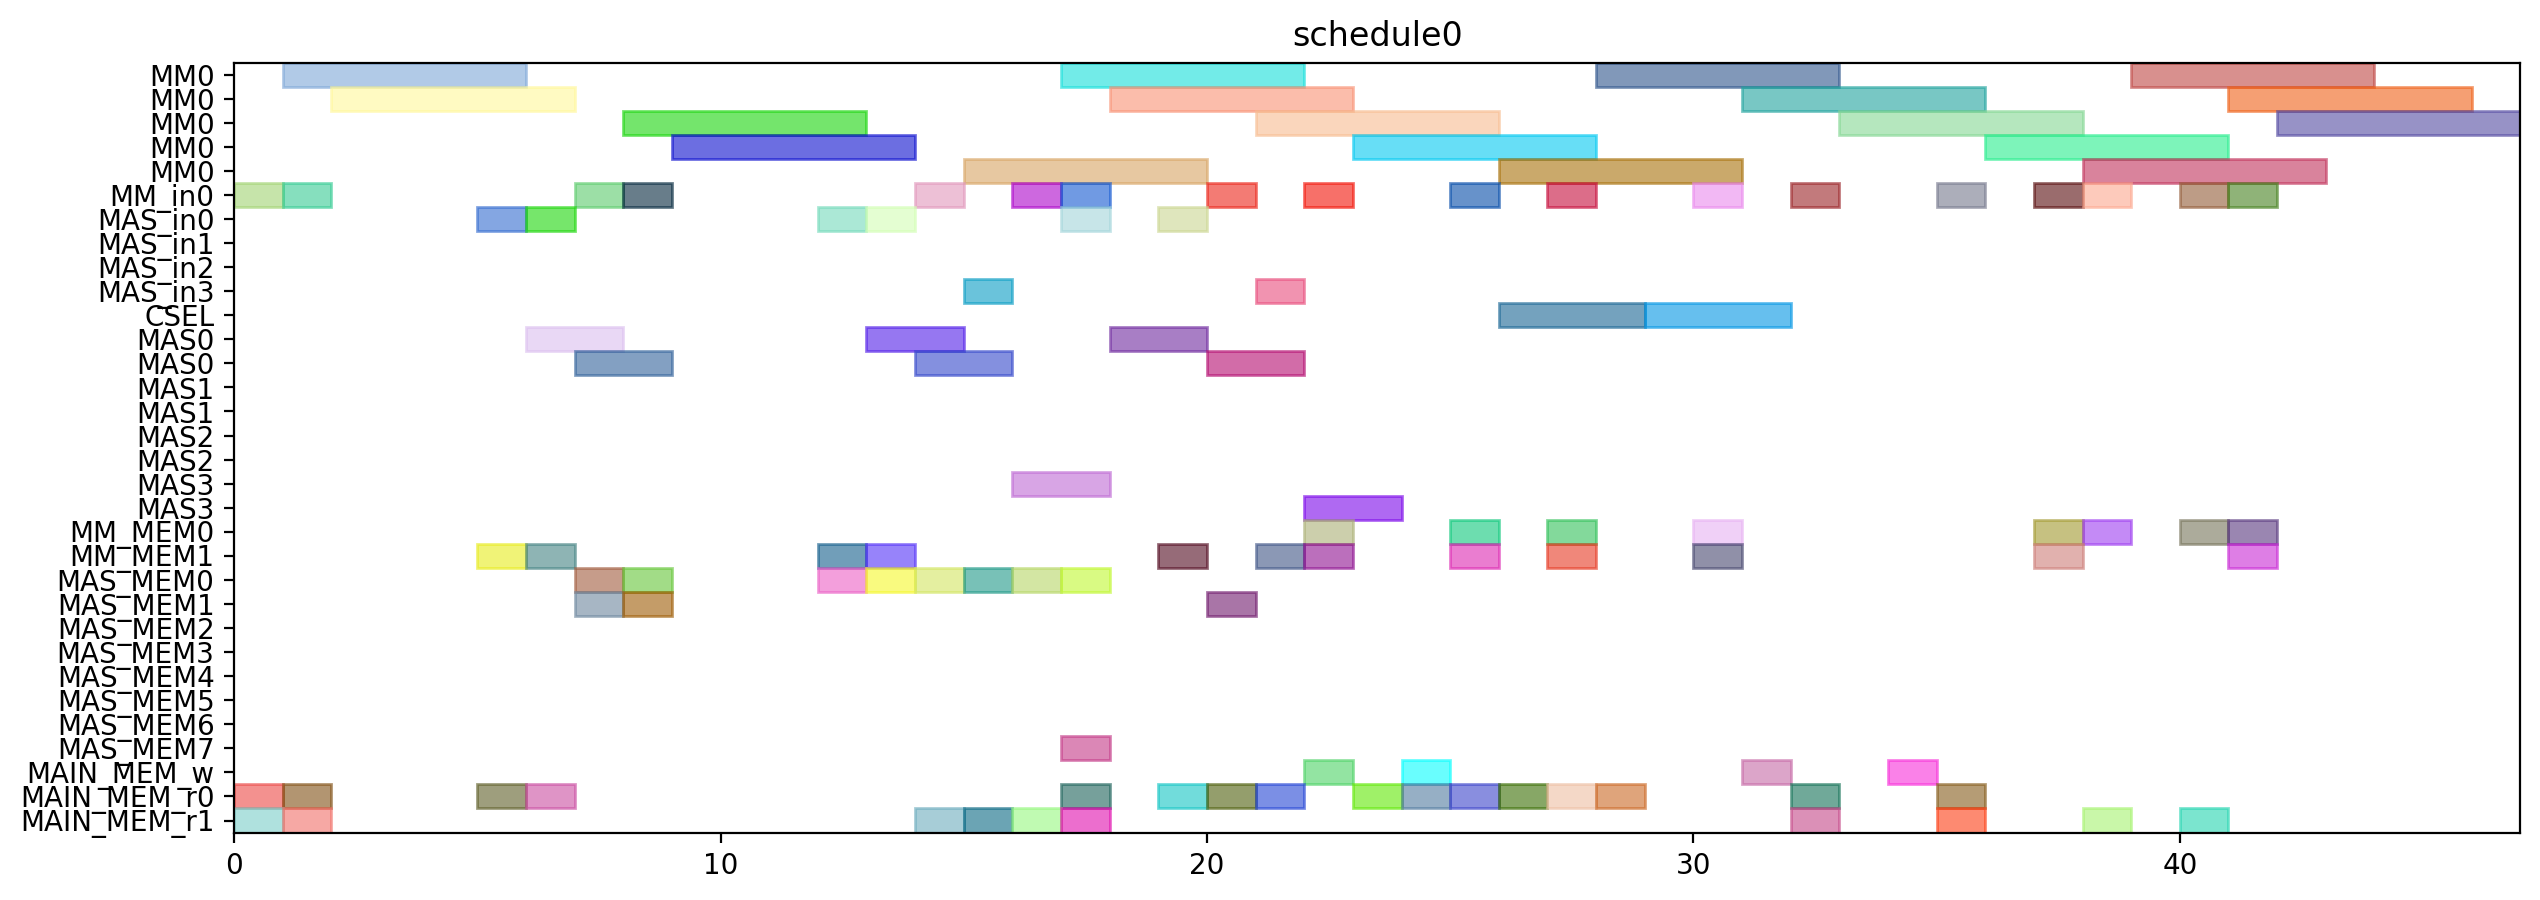

The Python source for this figure:
from pyschedule import Scenario, solvers, plotters, alt


def solve():
	horizon = 120
	S = Scenario("schedule0", horizon=horizon)

	# resource
	MM = S.Resources('MM', num=1, size=5)
	MM_in = S.Resources('MM_in', num=1)
	MAS_in = S.Resources('MAS_in', num=4)
	CSEL = S.Resource('CSEL')
	MAS = S.Resources('MAS', num=4, size=2, periods=range(1, horizon))
	MM_MEM = S.Resources('MM_MEM', num=2)
	MAS_MEM = S.Resources('MAS_MEM', num=8)
	MAIN_MEM_w = S.Resource('MAIN_MEM_w', size=1)
	MAIN_MEM_r = S.Resources('MAIN_MEM_r', num=2)

	# result of previous scheduling

	# new tasks
	t20 = S.Task('t20', length=5, delay_cost=1)
	t20 += alt(MM)
	t20_in = S.Task('t20_in', length=1, delay_cost=1)
	t20_in += alt(MM_in)
	S += t20_in*MM_in[0]<=t20*MM[0]
	t20_mem0 = S.Task('t20_mem0', length=1, delay_cost=1)
	t20_mem0 += MAIN_MEM_r[0]
	S += t20_mem0 <= t20

	t20_mem1 = S.Task('t20_mem1', length=1, delay_cost=1)
	t20_mem1 += MAIN_MEM_r[1]
	S += t20_mem1 <= t20

	t21 = S.Task('t21', length=5, delay_cost=1)
	t21 += alt(MM)
	t21_in = S.Task('t21_in', length=1, delay_cost=1)
	t21_in += alt(MM_in)
	S += t21_in*MM_in[0]<=t21*MM[0]
	t21_mem0 = S.Task('t21_mem0', length=1, delay_cost=1)
	t21_mem0 += MAIN_MEM_r[0]
	S += t21_mem0 <= t21

	t21_mem1 = S.Task('t21_mem1', length=1, delay_cost=1)
	t21_mem1 += MAIN_MEM_r[1]
	S += t21_mem1 <= t21

	xit20 = S.Task('xit20', length=2, delay_cost=1)
	xit20 += alt(MAS)
	xit20_in = S.Task('xit20_in', length=1, delay_cost=1)
	xit20_in += alt(MAS_in)
	S += xit20_in*MAS_in[0]<=xit20*MAS[0]

	S += xit20_in*MAS_in[1]<=xit20*MAS[1]

	S += xit20_in*MAS_in[2]<=xit20*MAS[2]

	S += xit20_in*MAS_in[3]<=xit20*MAS[3]

	xit20_mem0 = S.Task('xit20_mem0', length=1, delay_cost=1)
	xit20_mem0 += MAIN_MEM_r[0]
	S += xit20_mem0 <= xit20

	xit20_mem1 = S.Task('xit20_mem1', length=1, delay_cost=1)
	xit20_mem1 += alt(MM_MEM)
	S += (t20*MM[0])-1 < xit20_mem1*MM_MEM[1]
	S += xit20_mem1 <= xit20

	xit21 = S.Task('xit21', length=2, delay_cost=1)
	xit21 += alt(MAS)
	xit21_in = S.Task('xit21_in', length=1, delay_cost=1)
	xit21_in += alt(MAS_in)
	S += xit21_in*MAS_in[0]<=xit21*MAS[0]

	S += xit21_in*MAS_in[1]<=xit21*MAS[1]

	S += xit21_in*MAS_in[2]<=xit21*MAS[2]

	S += xit21_in*MAS_in[3]<=xit21*MAS[3]

	xit21_mem0 = S.Task('xit21_mem0', length=1, delay_cost=1)
	xit21_mem0 += MAIN_MEM_r[0]
	S += xit21_mem0 <= xit21

	xit21_mem1 = S.Task('xit21_mem1', length=1, delay_cost=1)
	xit21_mem1 += alt(MM_MEM)
	S += (t21*MM[0])-1 < xit21_mem1*MM_MEM[1]
	S += xit21_mem1 <= xit21

	xi2t40 = S.Task('xi2t40', length=5, delay_cost=1)
	xi2t40 += alt(MM)
	xi2t40_in = S.Task('xi2t40_in', length=1, delay_cost=1)
	xi2t40_in += alt(MM_in)
	S += xi2t40_in*MM_in[0]<=xi2t40*MM[0]
	xi2t40_mem0 = S.Task('xi2t40_mem0', length=1, delay_cost=1)
	xi2t40_mem0 += alt(MAS_MEM)
	S += (xit20*MAS[0])-1 < xi2t40_mem0*MAS_MEM[0]
	S += (xit20*MAS[1])-1 < xi2t40_mem0*MAS_MEM[2]
	S += (xit20*MAS[2])-1 < xi2t40_mem0*MAS_MEM[4]
	S += (xit20*MAS[3])-1 < xi2t40_mem0*MAS_MEM[6]
	S += xi2t40_mem0 <= xi2t40

	xi2t40_mem1 = S.Task('xi2t40_mem1', length=1, delay_cost=1)
	xi2t40_mem1 += alt(MAS_MEM)
	S += (xit20*MAS[0])-1 < xi2t40_mem1*MAS_MEM[1]
	S += (xit20*MAS[1])-1 < xi2t40_mem1*MAS_MEM[3]
	S += (xit20*MAS[2])-1 < xi2t40_mem1*MAS_MEM[5]
	S += (xit20*MAS[3])-1 < xi2t40_mem1*MAS_MEM[7]
	S += xi2t40_mem1 <= xi2t40

	xi2t41 = S.Task('xi2t41', length=5, delay_cost=1)
	xi2t41 += alt(MM)
	xi2t41_in = S.Task('xi2t41_in', length=1, delay_cost=1)
	xi2t41_in += alt(MM_in)
	S += xi2t41_in*MM_in[0]<=xi2t41*MM[0]
	xi2t41_mem0 = S.Task('xi2t41_mem0', length=1, delay_cost=1)
	xi2t41_mem0 += alt(MAS_MEM)
	S += (xit21*MAS[0])-1 < xi2t41_mem0*MAS_MEM[0]
	S += (xit21*MAS[1])-1 < xi2t41_mem0*MAS_MEM[2]
	S += (xit21*MAS[2])-1 < xi2t41_mem0*MAS_MEM[4]
	S += (xit21*MAS[3])-1 < xi2t41_mem0*MAS_MEM[6]
	S += xi2t41_mem0 <= xi2t41

	xi2t41_mem1 = S.Task('xi2t41_mem1', length=1, delay_cost=1)
	xi2t41_mem1 += alt(MAS_MEM)
	S += (xit21*MAS[0])-1 < xi2t41_mem1*MAS_MEM[1]
	S += (xit21*MAS[1])-1 < xi2t41_mem1*MAS_MEM[3]
	S += (xit21*MAS[2])-1 < xi2t41_mem1*MAS_MEM[5]
	S += (xit21*MAS[3])-1 < xi2t41_mem1*MAS_MEM[7]
	S += xi2t41_mem1 <= xi2t41

	D_a_0 = S.Task('D_a_0', length=2, delay_cost=1)
	D_a_0 += alt(MAS)
	D_a_0_in = S.Task('D_a_0_in', length=1, delay_cost=1)
	D_a_0_in += alt(MAS_in)
	S += D_a_0_in*MAS_in[0]<=D_a_0*MAS[0]

	S += D_a_0_in*MAS_in[1]<=D_a_0*MAS[1]

	S += D_a_0_in*MAS_in[2]<=D_a_0*MAS[2]

	S += D_a_0_in*MAS_in[3]<=D_a_0*MAS[3]

	D_a_0_mem0 = S.Task('D_a_0_mem0', length=1, delay_cost=1)
	D_a_0_mem0 += alt(MAS_MEM)
	S += (xit20*MAS[0])-1 < D_a_0_mem0*MAS_MEM[0]
	S += (xit20*MAS[1])-1 < D_a_0_mem0*MAS_MEM[2]
	S += (xit20*MAS[2])-1 < D_a_0_mem0*MAS_MEM[4]
	S += (xit20*MAS[3])-1 < D_a_0_mem0*MAS_MEM[6]
	S += D_a_0_mem0 <= D_a_0

	D_a_0_mem1 = S.Task('D_a_0_mem1', length=1, delay_cost=1)
	D_a_0_mem1 += alt(MM_MEM)
	S += (xi2t40*MM[0])-1 < D_a_0_mem1*MM_MEM[1]
	S += D_a_0_mem1 <= D_a_0

	D_a_1 = S.Task('D_a_1', length=2, delay_cost=1)
	D_a_1 += alt(MAS)
	D_a_1_in = S.Task('D_a_1_in', length=1, delay_cost=1)
	D_a_1_in += alt(MAS_in)
	S += D_a_1_in*MAS_in[0]<=D_a_1*MAS[0]

	S += D_a_1_in*MAS_in[1]<=D_a_1*MAS[1]

	S += D_a_1_in*MAS_in[2]<=D_a_1*MAS[2]

	S += D_a_1_in*MAS_in[3]<=D_a_1*MAS[3]

	D_a_1_mem0 = S.Task('D_a_1_mem0', length=1, delay_cost=1)
	D_a_1_mem0 += alt(MAS_MEM)
	S += (xit21*MAS[0])-1 < D_a_1_mem0*MAS_MEM[0]
	S += (xit21*MAS[1])-1 < D_a_1_mem0*MAS_MEM[2]
	S += (xit21*MAS[2])-1 < D_a_1_mem0*MAS_MEM[4]
	S += (xit21*MAS[3])-1 < D_a_1_mem0*MAS_MEM[6]
	S += D_a_1_mem0 <= D_a_1

	D_a_1_mem1 = S.Task('D_a_1_mem1', length=1, delay_cost=1)
	D_a_1_mem1 += alt(MM_MEM)
	S += (xi2t41*MM[0])-1 < D_a_1_mem1*MM_MEM[1]
	S += D_a_1_mem1 <= D_a_1

	negD0 = S.Task('negD0', length=5, delay_cost=1)
	negD0 += alt(MM)
	negD0_in = S.Task('negD0_in', length=1, delay_cost=1)
	negD0_in += alt(MM_in)
	S += negD0_in*MM_in[0]<=negD0*MM[0]
	negD0_mem0 = S.Task('negD0_mem0', length=1, delay_cost=1)
	negD0_mem0 += alt(MAS_MEM)
	S += (D_a_0*MAS[0])-1 < negD0_mem0*MAS_MEM[0]
	S += (D_a_0*MAS[1])-1 < negD0_mem0*MAS_MEM[2]
	S += (D_a_0*MAS[2])-1 < negD0_mem0*MAS_MEM[4]
	S += (D_a_0*MAS[3])-1 < negD0_mem0*MAS_MEM[6]
	S += negD0_mem0 <= negD0

	negD0_mem1 = S.Task('negD0_mem1', length=1, delay_cost=1)
	negD0_mem1 += MAIN_MEM_r[1]
	S += negD0_mem1 <= negD0

	negD1 = S.Task('negD1', length=5, delay_cost=1)
	negD1 += alt(MM)
	negD1_in = S.Task('negD1_in', length=1, delay_cost=1)
	negD1_in += alt(MM_in)
	S += negD1_in*MM_in[0]<=negD1*MM[0]
	negD1_mem0 = S.Task('negD1_mem0', length=1, delay_cost=1)
	negD1_mem0 += alt(MAS_MEM)
	S += (D_a_1*MAS[0])-1 < negD1_mem0*MAS_MEM[0]
	S += (D_a_1*MAS[1])-1 < negD1_mem0*MAS_MEM[2]
	S += (D_a_1*MAS[2])-1 < negD1_mem0*MAS_MEM[4]
	S += (D_a_1*MAS[3])-1 < negD1_mem0*MAS_MEM[6]
	S += negD1_mem0 <= negD1

	negD1_mem1 = S.Task('negD1_mem1', length=1, delay_cost=1)
	negD1_mem1 += MAIN_MEM_r[1]
	S += negD1_mem1 <= negD1

	N_b0 = S.Task('N_b0', length=2, delay_cost=1)
	N_b0 += alt(MAS)
	N_b0_in = S.Task('N_b0_in', length=1, delay_cost=1)
	N_b0_in += alt(MAS_in)
	S += N_b0_in*MAS_in[0]<=N_b0*MAS[0]

	S += N_b0_in*MAS_in[1]<=N_b0*MAS[1]

	S += N_b0_in*MAS_in[2]<=N_b0*MAS[2]

	S += N_b0_in*MAS_in[3]<=N_b0*MAS[3]

	N_b0_mem0 = S.Task('N_b0_mem0', length=1, delay_cost=1)
	N_b0_mem0 += alt(MAS_MEM)
	S += (D_a_0*MAS[0])-1 < N_b0_mem0*MAS_MEM[0]
	S += (D_a_0*MAS[1])-1 < N_b0_mem0*MAS_MEM[2]
	S += (D_a_0*MAS[2])-1 < N_b0_mem0*MAS_MEM[4]
	S += (D_a_0*MAS[3])-1 < N_b0_mem0*MAS_MEM[6]
	S += N_b0_mem0 <= N_b0

	N_b0_mem1 = S.Task('N_b0_mem1', length=1, delay_cost=1)
	N_b0_mem1 += MAIN_MEM_r[1]
	S += N_b0_mem1 <= N_b0

	N_b1 = S.Task('N_b1', length=2, delay_cost=1)
	N_b1 += alt(MAS)
	N_b1_in = S.Task('N_b1_in', length=1, delay_cost=1)
	N_b1_in += alt(MAS_in)
	S += N_b1_in*MAS_in[0]<=N_b1*MAS[0]

	S += N_b1_in*MAS_in[1]<=N_b1*MAS[1]

	S += N_b1_in*MAS_in[2]<=N_b1*MAS[2]

	S += N_b1_in*MAS_in[3]<=N_b1*MAS[3]

	N_b1_mem0 = S.Task('N_b1_mem0', length=1, delay_cost=1)
	N_b1_mem0 += alt(MAS_MEM)
	S += (D_a_1*MAS[0])-1 < N_b1_mem0*MAS_MEM[0]
	S += (D_a_1*MAS[1])-1 < N_b1_mem0*MAS_MEM[2]
	S += (D_a_1*MAS[2])-1 < N_b1_mem0*MAS_MEM[4]
	S += (D_a_1*MAS[3])-1 < N_b1_mem0*MAS_MEM[6]
	S += N_b1_mem0 <= N_b1

	N_b1_mem1 = S.Task('N_b1_mem1', length=1, delay_cost=1)
	N_b1_mem1 += MAIN_MEM_r[1]
	S += N_b1_mem1 <= N_b1

	D0 = S.Task('D0', length=2, delay_cost=1)
	D0 += alt(MAS)
	D0_in = S.Task('D0_in', length=1, delay_cost=1)
	D0_in += alt(MAS_in)
	S += D0_in*MAS_in[0]<=D0*MAS[0]

	S += D0_in*MAS_in[1]<=D0*MAS[1]

	S += D0_in*MAS_in[2]<=D0*MAS[2]

	S += D0_in*MAS_in[3]<=D0*MAS[3]

	S += 0<D0

	D0_w = S.Task('D0_w', length=1, delay_cost=1)
	D0_w += alt(MAIN_MEM_w)
	S += D0 <= D0_w

	D0_mem0 = S.Task('D0_mem0', length=1, delay_cost=1)
	D0_mem0 += MAIN_MEM_r[0]
	S += D0_mem0 <= D0

	D0_mem1 = S.Task('D0_mem1', length=1, delay_cost=1)
	D0_mem1 += alt(MM_MEM)
	S += (negD0*MM[0])-1 < D0_mem1*MM_MEM[1]
	S += D0_mem1 <= D0

	D1 = S.Task('D1', length=2, delay_cost=1)
	D1 += alt(MAS)
	D1_in = S.Task('D1_in', length=1, delay_cost=1)
	D1_in += alt(MAS_in)
	S += D1_in*MAS_in[0]<=D1*MAS[0]

	S += D1_in*MAS_in[1]<=D1*MAS[1]

	S += D1_in*MAS_in[2]<=D1*MAS[2]

	S += D1_in*MAS_in[3]<=D1*MAS[3]

	S += 0<D1

	D1_w = S.Task('D1_w', length=1, delay_cost=1)
	D1_w += alt(MAIN_MEM_w)
	S += D1 <= D1_w

	D1_mem0 = S.Task('D1_mem0', length=1, delay_cost=1)
	D1_mem0 += MAIN_MEM_r[0]
	S += D1_mem0 <= D1

	D1_mem1 = S.Task('D1_mem1', length=1, delay_cost=1)
	D1_mem1 += alt(MM_MEM)
	S += (negD1*MM[0])-1 < D1_mem1*MM_MEM[1]
	S += D1_mem1 <= D1

	N0 = S.Task('N0', length=5, delay_cost=1)
	N0 += alt(MM)
	N0_in = S.Task('N0_in', length=1, delay_cost=1)
	N0_in += alt(MM_in)
	S += N0_in*MM_in[0]<=N0*MM[0]
	N0_mem0 = S.Task('N0_mem0', length=1, delay_cost=1)
	N0_mem0 += MAIN_MEM_r[0]
	S += N0_mem0 <= N0

	N0_mem1 = S.Task('N0_mem1', length=1, delay_cost=1)
	N0_mem1 += alt(MAS_MEM)
	S += (N_b0*MAS[0])-1 < N0_mem1*MAS_MEM[1]
	S += (N_b0*MAS[1])-1 < N0_mem1*MAS_MEM[3]
	S += (N_b0*MAS[2])-1 < N0_mem1*MAS_MEM[5]
	S += (N_b0*MAS[3])-1 < N0_mem1*MAS_MEM[7]
	S += N0_mem1 <= N0

	N1 = S.Task('N1', length=5, delay_cost=1)
	N1 += alt(MM)
	N1_in = S.Task('N1_in', length=1, delay_cost=1)
	N1_in += alt(MM_in)
	S += N1_in*MM_in[0]<=N1*MM[0]
	N1_mem0 = S.Task('N1_mem0', length=1, delay_cost=1)
	N1_mem0 += MAIN_MEM_r[0]
	S += N1_mem0 <= N1

	N1_mem1 = S.Task('N1_mem1', length=1, delay_cost=1)
	N1_mem1 += alt(MAS_MEM)
	S += (N_b1*MAS[0])-1 < N1_mem1*MAS_MEM[1]
	S += (N_b1*MAS[1])-1 < N1_mem1*MAS_MEM[3]
	S += (N_b1*MAS[2])-1 < N1_mem1*MAS_MEM[5]
	S += (N_b1*MAS[3])-1 < N1_mem1*MAS_MEM[7]
	S += N1_mem1 <= N1

	Z0 = S.Task('Z0', length=3, delay_cost=1)
	Z0 += alt(CSEL)

	Z0_w = S.Task('Z0_w', length=1, delay_cost=1)
	Z0_w += alt(MAIN_MEM_w)
	S += Z0+2 <= Z0_w

	Z0_mem0 = S.Task('Z0_mem0', length=1, delay_cost=1)
	Z0_mem0 += MAIN_MEM_r[0]
	S += D0_w < Z0_mem0
	S += Z0_mem0+ 2 <= Z0

	Z0_mem1 = S.Task('Z0_mem1', length=1, delay_cost=1)
	Z0_mem1 += MAIN_MEM_r[0]
	S += D0_w < Z0_mem1
	S += Z0_mem1+ 1 <= Z0

	Z0_mem2 = S.Task('Z0_mem2', length=1, delay_cost=1)
	Z0_mem2 += MAIN_MEM_r[0]
	S += Z0_mem2+ 0 <= Z0

	Z1 = S.Task('Z1', length=3, delay_cost=1)
	Z1 += alt(CSEL)

	Z1_w = S.Task('Z1_w', length=1, delay_cost=1)
	Z1_w += alt(MAIN_MEM_w)
	S += Z1+2 <= Z1_w

	Z1_mem0 = S.Task('Z1_mem0', length=1, delay_cost=1)
	Z1_mem0 += MAIN_MEM_r[0]
	S += D1_w < Z1_mem0
	S += Z1_mem0+ 2 <= Z1

	Z1_mem1 = S.Task('Z1_mem1', length=1, delay_cost=1)
	Z1_mem1 += MAIN_MEM_r[0]
	S += D1_w < Z1_mem1
	S += Z1_mem1+ 1 <= Z1

	Z1_mem2 = S.Task('Z1_mem2', length=1, delay_cost=1)
	Z1_mem2 += MAIN_MEM_r[0]
	S += Z1_mem2+ 0 <= Z1

	N20 = S.Task('N20', length=5, delay_cost=1)
	N20 += alt(MM)
	N20_in = S.Task('N20_in', length=1, delay_cost=1)
	N20_in += alt(MM_in)
	S += N20_in*MM_in[0]<=N20*MM[0]
	N20_mem0 = S.Task('N20_mem0', length=1, delay_cost=1)
	N20_mem0 += alt(MM_MEM)
	S += (N0*MM[0])-1 < N20_mem0*MM_MEM[0]
	S += N20_mem0 <= N20

	N20_mem1 = S.Task('N20_mem1', length=1, delay_cost=1)
	N20_mem1 += alt(MM_MEM)
	S += (N0*MM[0])-1 < N20_mem1*MM_MEM[1]
	S += N20_mem1 <= N20

	N21 = S.Task('N21', length=5, delay_cost=1)
	N21 += alt(MM)
	N21_in = S.Task('N21_in', length=1, delay_cost=1)
	N21_in += alt(MM_in)
	S += N21_in*MM_in[0]<=N21*MM[0]
	N21_mem0 = S.Task('N21_mem0', length=1, delay_cost=1)
	N21_mem0 += alt(MM_MEM)
	S += (N1*MM[0])-1 < N21_mem0*MM_MEM[0]
	S += N21_mem0 <= N21

	N21_mem1 = S.Task('N21_mem1', length=1, delay_cost=1)
	N21_mem1 += alt(MM_MEM)
	S += (N1*MM[0])-1 < N21_mem1*MM_MEM[1]
	S += N21_mem1 <= N21

	D20 = S.Task('D20', length=5, delay_cost=1)
	D20 += alt(MM)
	D20_in = S.Task('D20_in', length=1, delay_cost=1)
	D20_in += alt(MM_in)
	S += D20_in*MM_in[0]<=D20*MM[0]
	D20_mem0 = S.Task('D20_mem0', length=1, delay_cost=1)
	D20_mem0 += MAIN_MEM_r[0]
	S += Z0_w < D20_mem0
	S += D20_mem0 <= D20

	D20_mem1 = S.Task('D20_mem1', length=1, delay_cost=1)
	D20_mem1 += MAIN_MEM_r[1]
	S += Z0_w < D20_mem1
	S += D20_mem1 <= D20

	D21 = S.Task('D21', length=5, delay_cost=1)
	D21 += alt(MM)
	D21_in = S.Task('D21_in', length=1, delay_cost=1)
	D21_in += alt(MM_in)
	S += D21_in*MM_in[0]<=D21*MM[0]
	D21_mem0 = S.Task('D21_mem0', length=1, delay_cost=1)
	D21_mem0 += MAIN_MEM_r[0]
	S += Z1_w < D21_mem0
	S += D21_mem0 <= D21

	D21_mem1 = S.Task('D21_mem1', length=1, delay_cost=1)
	D21_mem1 += MAIN_MEM_r[1]
	S += Z1_w < D21_mem1
	S += D21_mem1 <= D21

	N30 = S.Task('N30', length=5, delay_cost=1)
	N30 += alt(MM)
	N30_in = S.Task('N30_in', length=1, delay_cost=1)
	N30_in += alt(MM_in)
	S += N30_in*MM_in[0]<=N30*MM[0]
	N30_mem0 = S.Task('N30_mem0', length=1, delay_cost=1)
	N30_mem0 += alt(MM_MEM)
	S += (N20*MM[0])-1 < N30_mem0*MM_MEM[0]
	S += N30_mem0 <= N30

	N30_mem1 = S.Task('N30_mem1', length=1, delay_cost=1)
	N30_mem1 += alt(MM_MEM)
	S += (N0*MM[0])-1 < N30_mem1*MM_MEM[1]
	S += N30_mem1 <= N30

	N31 = S.Task('N31', length=5, delay_cost=1)
	N31 += alt(MM)
	N31_in = S.Task('N31_in', length=1, delay_cost=1)
	N31_in += alt(MM_in)
	S += N31_in*MM_in[0]<=N31*MM[0]
	N31_mem0 = S.Task('N31_mem0', length=1, delay_cost=1)
	N31_mem0 += alt(MM_MEM)
	S += (N21*MM[0])-1 < N31_mem0*MM_MEM[0]
	S += N31_mem0 <= N31

	N31_mem1 = S.Task('N31_mem1', length=1, delay_cost=1)
	N31_mem1 += alt(MM_MEM)
	S += (N1*MM[0])-1 < N31_mem1*MM_MEM[1]
	S += N31_mem1 <= N31

	V0 = S.Task('V0', length=5, delay_cost=1)
	V0 += alt(MM)
	V0_in = S.Task('V0_in', length=1, delay_cost=1)
	V0_in += alt(MM_in)
	S += V0_in*MM_in[0]<=V0*MM[0]
	V0_mem0 = S.Task('V0_mem0', length=1, delay_cost=1)
	V0_mem0 += alt(MM_MEM)
	S += (D20*MM[0])-1 < V0_mem0*MM_MEM[0]
	S += V0_mem0 <= V0

	V0_mem1 = S.Task('V0_mem1', length=1, delay_cost=1)
	V0_mem1 += MAIN_MEM_r[1]
	S += Z0_w < V0_mem1
	S += V0_mem1 <= V0

	V1 = S.Task('V1', length=5, delay_cost=1)
	V1 += alt(MM)
	V1_in = S.Task('V1_in', length=1, delay_cost=1)
	V1_in += alt(MM_in)
	S += V1_in*MM_in[0]<=V1*MM[0]
	V1_mem0 = S.Task('V1_mem0', length=1, delay_cost=1)
	V1_mem0 += alt(MM_MEM)
	S += (D21*MM[0])-1 < V1_mem0*MM_MEM[0]
	S += V1_mem0 <= V1

	V1_mem1 = S.Task('V1_mem1', length=1, delay_cost=1)
	V1_mem1 += MAIN_MEM_r[1]
	S += Z1_w < V1_mem1
	S += V1_mem1 <= V1

	ND20 = S.Task('ND20', length=5, delay_cost=1)
	ND20 += alt(MM)
	ND20_in = S.Task('ND20_in', length=1, delay_cost=1)
	ND20_in += alt(MM_in)
	S += ND20_in*MM_in[0]<=ND20*MM[0]
	ND20_mem0 = S.Task('ND20_mem0', length=1, delay_cost=1)
	ND20_mem0 += alt(MM_MEM)
	S += (N0*MM[0])-1 < ND20_mem0*MM_MEM[0]
	S += ND20_mem0 <= ND20

	ND20_mem1 = S.Task('ND20_mem1', length=1, delay_cost=1)
	ND20_mem1 += alt(MM_MEM)
	S += (D20*MM[0])-1 < ND20_mem1*MM_MEM[1]
	S += ND20_mem1 <= ND20

	ND21 = S.Task('ND21', length=5, delay_cost=1)
	ND21 += alt(MM)
	ND21_in = S.Task('ND21_in', length=1, delay_cost=1)
	ND21_in += alt(MM_in)
	S += ND21_in*MM_in[0]<=ND21*MM[0]
	ND21_mem0 = S.Task('ND21_mem0', length=1, delay_cost=1)
	ND21_mem0 += alt(MM_MEM)
	S += (N1*MM[0])-1 < ND21_mem0*MM_MEM[0]
	S += ND21_mem0 <= ND21

	ND21_mem1 = S.Task('ND21_mem1', length=1, delay_cost=1)
	ND21_mem1 += alt(MM_MEM)
	S += (D21*MM[0])-1 < ND21_mem1*MM_MEM[1]
	S += ND21_mem1 <= ND21

	solvers.mip.solve(S,msg=1,kind='CPLEX',ratio_gap=1.01)

	solution = [['hoge']*len(S.solution()[1]) for i in range(len(S.solution()))]
	for i in range(len(S.solution())):
		for j in range(len(S.solution()[i])):
			solution[i][j]=str(S.solution()[i][j])
	print(solution)

	cycles = int(solution[-1][3])

	pic_file_name = "/home/mfukuda/ABE/multiRAM_multiMAS_16mux/scheduling_result/stage5MM1_stage2MAS4/2xSSWU_BEFORE_EXP/schedule0.png"
	if(S.solution() != []):
		plotters.matplotlib.plot(S,img_filename=pic_file_name, show_task_labels=False, fig_size=(cycles*0.25+3, 5))

	return solution
